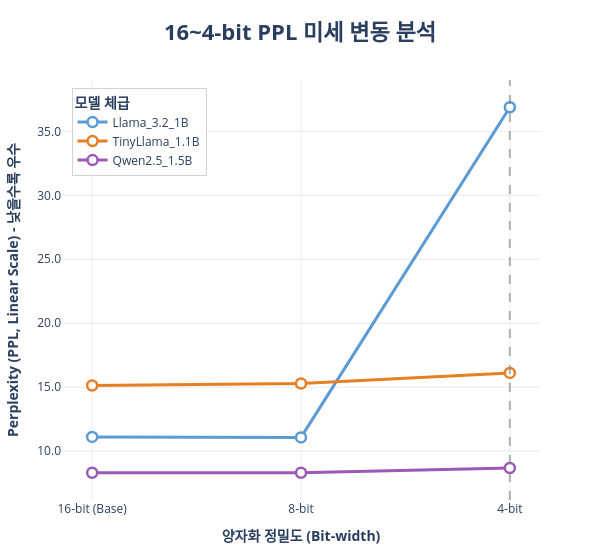

The notebook cell this image was saved under:
### Code cell
import pandas as pd
import plotly.graph_objects as go

# 1. 로컬 데이터 로드 및 전처리
csv_path = r"C:\Users\user\SLM\02_cuda_aligned\all_logs\evaluation_results_full.csv"
df = pd.read_csv(csv_path)

# Perplexity 열을 강제로 숫자형(Float)으로 변환
df['Perplexity'] = pd.to_numeric(df['Perplexity'], errors='coerce')

# 비트 레벨 정제 및 맵핑
bit_mapping = {
    '16-bit': '16-bit (Base)',
    'GPTQ_8bit': '8-bit',
    'GPTQ_4bit': '4-bit',
    'GPTQ_3bit': '3-bit',
    'GPTQ_2bit': '2-bit'
}
df['Bit_Level_Clean'] = df['Bit_Level'].map(bit_mapping)

# [수정 1] 16, 8, 4비트 데이터만 필터링
target_bits = ['16-bit (Base)', '8-bit', '4-bit']
df = df[df['Bit_Level_Clean'].isin(target_bits)].copy()

# 범주형(Categorical) 데이터 설정 및 정렬
df['Bit_Level_Clean'] = pd.Categorical(df['Bit_Level_Clean'], categories=target_bits, ordered=True)
df = df.sort_values('Bit_Level_Clean')

# 2. 색상 매핑
color_map = {
    'Llama_3.2_1B': '#5A9BD5',    
    'TinyLlama_1.1B': '#E67E22',   
    'Qwen2.5_1.5B': '#9B59B6'
}

# 3. Plotly Figure 생성 및 데이터 매핑
fig = go.Figure()

for model_name in color_map.keys():
    model_data = df[df['Model_Family'] == model_name]
    if not model_data.empty:
        fig.add_trace(go.Scatter(
            x=model_data['Bit_Level_Clean'],
            y=model_data['Perplexity'],
            mode='lines+markers+text', # 값 표시를 위해 text 추가 가능
            name=model_name,
            line=dict(color=color_map[model_name], width=3) # 선 굵기 살짝 강화
        ))

# 4. 마커 스타일링
for trace in fig.data:
    if isinstance(trace, go.Scatter):
        trace.update(
            marker=dict(
                symbol='circle',
                color='white',
                size=10, 
                line=dict(color=trace.line.color, width=2.5)
            ),
            line=dict(width=3)
        )

# 5. 레이아웃 및 축 설정
fig.update_layout(
    width=600,
    title=dict(
        text='<b>16~4-bit PPL 미세 변동 분석</b>',
        font=dict(size=22),
        x=0.5,
        xanchor='center'
    ),
    xaxis_title='<b>양자화 정밀도 (Bit-width)</b>',
    # [수정 2] 로그 스케일 해제 및 단위 설명 변경
    yaxis_title='<b>Perplexity (PPL, Linear Scale) - 낮을수록 우수</b>',
    yaxis=dict(
        tickformat=".1f",  # 미세한 차이를 보기 위해 소수점 첫째 자리까지 표시
        gridcolor='lightgray',
        gridwidth=0.5
    ),
    template='plotly_white',
    legend=dict(
        title='<b>모델 체급</b>',
        x=0.02,
        y=0.98,
        bgcolor='rgba(255, 255, 255, 0.9)',
        bordercolor='lightgray',
        borderwidth=1
    ),
    hovermode='x unified',
    margin=dict(l=60, r=60, t=80, b=60)
)

# 6. 주석 및 강조 요소 추가

# 4-bit 위치 강조를 위한 세로선
fig.add_vline(x='4-bit', line_width=2, line_dash='dash', line_color='gray', opacity=0.6)

# # '4-bit 스위트 스팟' 박스 형태 주석 추가
# # [수정 3] 선형 스케일에 맞게 Y축 위치(math.log10 제거) 조정
# fig.add_annotation(
#     x='4-bit',
#     y=22,  # 선형 스케일 기준 (Llama가 ~36, 나머지가 ~8~16이므로 중앙 빈 공간 배치)
#     text='<b>4-bit 스위트 스팟<br>(가성비 역전 구간)</b>',
#     showarrow=True,
#     arrowhead=2,
#     arrowsize=1,
#     arrowwidth=2,
#     arrowcolor='gray',
#     ax=-90,  # 화살표 x 오프셋 (텍스트와 겹치지 않게 방향 변경)
#     ay=0,    # 화살표 y 오프셋
#     bordercolor='gray',
#     borderwidth=1.5,
#     borderpad=8,
#     bgcolor='white',
#     font=dict(size=13, color='black')
# )

# 7. 그래프 출력
fig.show()

### Figure 1 — Plotly figure (JSON) as saved in the notebook; plotly's stock layout.template omitted (floating-point values rounded to 4 significant figures)
{"data": [{"line": {"color": "#5A9BD5", "width": 3}, "marker": {"color": "white", "line": {"color": "#5A9BD5", "width": 2.5}, "size": 10, "symbol": "circle"}, "mode": "lines+markers+text", "name": "Llama_3.2_1B", "type": "scatter", "x": ["16-bit (Base)", "8-bit", "4-bit"], "y": [11.11, 11.07, 36.89]}, {"line": {"color": "#E67E22", "width": 3}, "marker": {"color": "white", "line": {"color": "#E67E22", "width": 2.5}, "size": 10, "symbol": "circle"}, "mode": "lines+markers+text", "name": "TinyLlama_1.1B", "type": "scatter", "x": ["16-bit (Base)", "8-bit", "4-bit"], "y": [15.13, 15.28, 16.11]}, {"line": {"color": "#9B59B6", "width": 3}, "marker": {"color": "white", "line": {"color": "#9B59B6", "width": 2.5}, "size": 10, "symbol": "circle"}, "mode": "lines+markers+text", "name": "Qwen2.5_1.5B", "type": "scatter", "x": ["16-bit (Base)", "8-bit", "4-bit"], "y": [8.305, 8.307, 8.679]}], "layout": {"hovermode": "x unified", "legend": {"bgcolor": "rgba(255, 255, 255, 0.9)", "bordercolor": "lightgray", "borderwidth": 1, "title": {"text": "<b>모델 체급</b>"}, "x": 0.02, "y": 0.98}, "margin": {"b": 60, "l": 60, "r": 60, "t": 80}, "shapes": [{"line": {"color": "gray", "dash": "dash", "width": 2}, "opacity": 0.6, "type": "line", "x0": "4-bit", "x1": "4-bit", "xref": "x", "y0": 0, "y1": 1, "yref": "y domain"}], "title": {"font": {"size": 22}, "text": "<b>16~4-bit PPL 미세 변동 분석</b>", "x": 0.5, "xanchor": "center"}, "width": 600, "xaxis": {"title": {"text": "<b>양자화 정밀도 (Bit-width)</b>"}}, "yaxis": {"gridcolor": "lightgray", "gridwidth": 0.5, "tickformat": ".1f", "title": {"text": "<b>Perplexity (PPL, Linear Scale) - 낮을수록 우수</b>"}}}}
